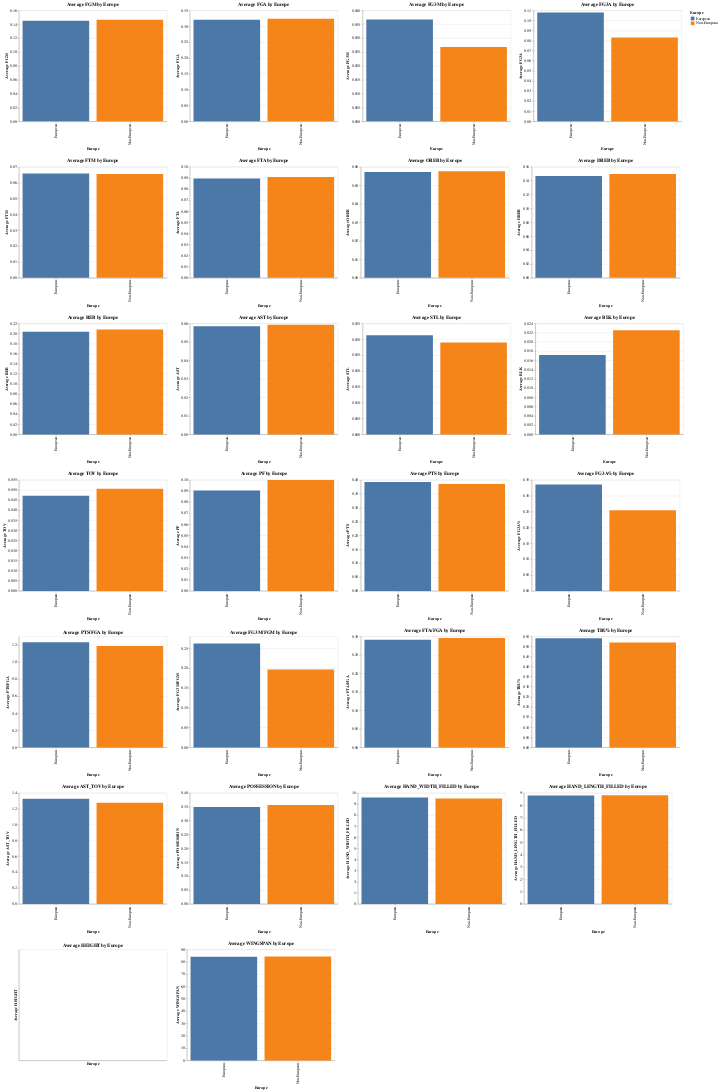

This figure's notebook cell:
### Code cell
import altair as alt
import pandas as pd
import altair_saver


# Annahme: Sie haben zwei DataFrames: data_per_min_europe_regular und data_per_min_usa_regular

# Fügen Sie eine neue Spalte hinzu, um anzuzeigen, ob der Spieler Europäer ist oder nicht
europe_F_regular['Europe'] = 'European'
non_europe_F_regular['Europe'] = 'Non-European'

# Kombinieren Sie die beiden DataFrames
combined_df = pd.concat([europe_F_regular, non_europe_F_regular])

# Liste der Metriken, die geplottet werden sollen
metrics = ['FGM', 'FGA', 'FG3M', 'FG3A', 'FTM', 'FTA', 
           'OREB', 'DREB', 'REB', 'AST', 'STL', 'BLK', 'TOV', 
           'PF', 'PTS', 'FG3A%', 'PTS/FGA', 'FG3M/FGM', 'FTA/FGA', 
           'TRU%', 'AST_TOV', 'POSSESSION', 'HAND_WIDTH_FILLED', 'HAND_LENGTH_FILLED', 'HEIGHT','WINGSPAN']

# 'STANDING_REACH_FT_IN' , 'WINGSPAN_FT_IN','HEIGHT_WO_SHOES_FT_IN']           

# Liste zum Speichern der Diagramme
charts = []

# Einen Bruchteil des kombinierten DataFrame auswählen
sampled_df = combined_df.sample(frac=0.5)  # Passen Sie den Bruchteil bei Bedarf an

# Für jede Metrik ein gruppiertes Balkendiagramm erstellen und die Diagramme in eine Liste speichern
for metric in metrics:
    chart = alt.Chart(sampled_df).mark_bar().encode(
        x=alt.X('Europe:N', title='Europe'),
        y=alt.Y(f'mean({metric}):Q', title=f'Average {metric}'),
        color=alt.Color('Europe:N', legend=alt.Legend(title='Europe'))
    ).properties(
        title=f'Average {metric} by Europe',
        width=400,
        height=300
    )
    charts.append(chart)

# Diagramme in sechs Zeilen stapeln
alt_row = alt.vconcat(*[alt.hconcat(*charts[i:i+4]) for i in range(0, len(charts), 4)])

# Die Diagramme anzeigen
alt_row

### Figure 1 — Vega-Lite specification as saved in the notebook (floating-point values rounded to 4 significant figures; data arrays with more than 128 entries replaced by an {"elided": "..."} marker saying what was removed)
{"config": {"view": {"continuousWidth": 300, "continuousHeight": 300}}, "vconcat": [{"hconcat": [{"mark": {"type": "bar"}, "encoding": {"color": {"field": "Europe", "legend": {"title": "Europe"}, "type": "nominal"}, "x": {"field": "Europe", "title": "Europe", "type": "nominal"}, "y": {"aggregate": "mean", "field": "FGM", "title": "Average FGM", "type": "quantitative"}}, "height": 300, "title": "Average FGM by Europe", "width": 400}, {"mark": {"type": "bar"}, "encoding": {"color": {"field": "Europe", "legend": {"title": "Europe"}, "type": "nominal"}, "x": {"field": "Europe", "title": "Europe", "type": "nominal"}, "y": {"aggregate": "mean", "field": "FGA", "title": "Average FGA", "type": "quantitative"}}, "height": 300, "title": "Average FGA by Europe", "width": 400}, {"mark": {"type": "bar"}, "encoding": {"color": {"field": "Europe", "legend": {"title": "Europe"}, "type": "nominal"}, "x": {"field": "Europe", "title": "Europe", "type": "nominal"}, "y": {"aggregate": "mean", "field": "FG3M", "title": "Average FG3M", "type": "quantitative"}}, "height": 300, "title": "Average FG3M by Europe", "width": 400}, {"mark": {"type": "bar"}, "encoding": {"color": {"field": "Europe", "legend": {"title": "Europe"}, "type": "nominal"}, "x": {"field": "Europe", "title": "Europe", "type": "nominal"}, "y": {"aggregate": "mean", "field": "FG3A", "title": "Average FG3A", "type": "quantitative"}}, "height": 300, "title": "Average FG3A by Europe", "width": 400}]}, {"hconcat": [{"mark": {"type": "bar"}, "encoding": {"color": {"field": "Europe", "legend": {"title": "Europe"}, "type": "nominal"}, "x": {"field": "Europe", "title": "Europe", "type": "nominal"}, "y": {"aggregate": "mean", "field": "FTM", "title": "Average FTM", "type": "quantitative"}}, "height": 300, "title": "Average FTM by Europe", "width": 400}, {"mark": {"type": "bar"}, "encoding": {"color": {"field": "Europe", "legend": {"title": "Europe"}, "type": "nominal"}, "x": {"field": "Europe", "title": "Europe", "type": "nominal"}, "y": {"aggregate": "mean", "field": "FTA", "title": "Average FTA", "type": "quantitative"}}, "height": 300, "title": "Average FTA by Europe", "width": 400}, {"mark": {"type": "bar"}, "encoding": {"color": {"field": "Europe", "legend": {"title": "Europe"}, "type": "nominal"}, "x": {"field": "Europe", "title": "Europe", "type": "nominal"}, "y": {"aggregate": "mean", "field": "OREB", "title": "Average OREB", "type": "quantitative"}}, "height": 300, "title": "Average OREB by Europe", "width": 400}, {"mark": {"type": "bar"}, "encoding": {"color": {"field": "Europe", "legend": {"title": "Europe"}, "type": "nominal"}, "x": {"field": "Europe", "title": "Europe", "type": "nominal"}, "y": {"aggregate": "mean", "field": "DREB", "title": "Average DREB", "type": "quantitative"}}, "height": 300, "title": "Average DREB by Europe", "width": 400}]}, {"hconcat": [{"mark": {"type": "bar"}, "encoding": {"color": {"field": "Europe", "legend": {"title": "Europe"}, "type": "nominal"}, "x": {"field": "Europe", "title": "Europe", "type": "nominal"}, "y": {"aggregate": "mean", "field": "REB", "title": "Average REB", "type": "quantitative"}}, "height": 300, "title": "Average REB by Europe", "width": 400}, {"mark": {"type": "bar"}, "encoding": {"color": {"field": "Europe", "legend": {"title": "Europe"}, "type": "nominal"}, "x": {"field": "Europe", "title": "Europe", "type": "nominal"}, "y": {"aggregate": "mean", "field": "AST", "title": "Average AST", "type": "quantitative"}}, "height": 300, "title": "Average AST by Europe", "width": 400}, {"mark": {"type": "bar"}, "encoding": {"color": {"field": "Europe", "legend": {"title": "Europe"}, "type": "nominal"}, "x": {"field": "Europe", "title": "Europe", "type": "nominal"}, "y": {"aggregate": "mean", "field": "STL", "title": "Average STL", "type": "quantitative"}}, "height": 300, "title": "Average STL by Europe", "width": 400}, {"mark": {"type": "bar"}, "encoding": {"color": {"field": "Europe", "legend": {"title": "Europe"}, "type": "nominal"}, "x": {"field": "Europe", "title": "Europe", "type": "nominal"}, "y": {"aggregate": "mean", "field": "BLK", "title": "Average BLK", "type": "quantitative"}}, "height": 300, "title": "Average BLK by Europe", "width": 400}]}, {"hconcat": [{"mark": {"type": "bar"}, "encoding": {"color": {"field": "Europe", "legend": {"title": "Europe"}, "type": "nominal"}, "x": {"field": "Europe", "title": "Europe", "type": "nominal"}, "y": {"aggregate": "mean", "field": "TOV", "title": "Average TOV", "type": "quantitative"}}, "height": 300, "title": "Average TOV by Europe", "width": 400}, {"mark": {"type": "bar"}, "encoding": {"color": {"field": "Europe", "legend": {"title": "Europe"}, "type": "nominal"}, "x": {"field": "Europe", "title": "Europe", "type": "nominal"}, "y": {"aggregate": "mean", "field": "PF", "title": "Average PF", "type": "quantitative"}}, "height": 300, "title": "Average PF by Europe", "width": 400}, {"mark": {"type": "bar"}, "encoding": {"color": {"field": "Europe", "legend": {"title": "Europe"}, "type": "nominal"}, "x": {"field": "Europe", "title": "Europe", "type": "nominal"}, "y": {"aggregate": "mean", "field": "PTS", "title": "Average PTS", "type": "quantitative"}}, "height": 300, "title": "Average PTS by Europe", "width": 400}, {"mark": {"type": "bar"}, "encoding": {"color": {"field": "Europe", "legend": {"title": "Europe"}, "type": "nominal"}, "x": {"field": "Europe", "title": "Europe", "type": "nominal"}, "y": {"aggregate": "mean", "field": "FG3A%", "title": "Average FG3A%", "type": "quantitative"}}, "height": 300, "title": "Average FG3A% by Europe", "width": 400}]}, {"hconcat": [{"mark": {"type": "bar"}, "encoding": {"color": {"field": "Europe", "legend": {"title": "Europe"}, "type": "nominal"}, "x": {"field": "Europe", "title": "Europe", "type": "nominal"}, "y": {"aggregate": "mean", "field": "PTS/FGA", "title": "Average PTS/FGA", "type": "quantitative"}}, "height": 300, "title": "Average PTS/FGA by Europe", "width": 400}, {"mark": {"type": "bar"}, "encoding": {"color": {"field": "Europe", "legend": {"title": "Europe"}, "type": "nominal"}, "x": {"field": "Europe", "title": "Europe", "type": "nominal"}, "y": {"aggregate": "mean", "field": "FG3M/FGM", "title": "Average FG3M/FGM", "type": "quantitative"}}, "height": 300, "title": "Average FG3M/FGM by Europe", "width": 400}, {"mark": {"type": "bar"}, "encoding": {"color": {"field": "Europe", "legend": {"title": "Europe"}, "type": "nominal"}, "x": {"field": "Europe", "title": "Europe", "type": "nominal"}, "y": {"aggregate": "mean", "field": "FTA/FGA", "title": "Average FTA/FGA", "type": "quantitative"}}, "height": 300, "title": "Average FTA/FGA by Europe", "width": 400}, {"mark": {"type": "bar"}, "encoding": {"color": {"field": "Europe", "legend": {"title": "Europe"}, "type": "nominal"}, "x": {"field": "Europe", "title": "Europe", "type": "nominal"}, "y": {"aggregate": "mean", "field": "TRU%", "title": "Average TRU%", "type": "quantitative"}}, "height": 300, "title": "Average TRU% by Europe", "width": 400}]}, {"hconcat": [{"mark": {"type": "bar"}, "encoding": {"color": {"field": "Europe", "legend": {"title": "Europe"}, "type": "nominal"}, "x": {"field": "Europe", "title": "Europe", "type": "nominal"}, "y": {"aggregate": "mean", "field": "AST_TOV", "title": "Average AST_TOV", "type": "quantitative"}}, "height": 300, "title": "Average AST_TOV by Europe", "width": 400}, {"mark": {"type": "bar"}, "encoding": {"color": {"field": "Europe", "legend": {"title": "Europe"}, "type": "nominal"}, "x": {"field": "Europe", "title": "Europe", "type": "nominal"}, "y": {"aggregate": "mean", "field": "POSSESSION", "title": "Average POSSESSION", "type": "quantitative"}}, "height": 300, "title": "Average POSSESSION by Europe", "width": 400}, {"mark": {"type": "bar"}, "encoding": {"color": {"field": "Europe", "legend": {"title": "Europe"}, "type": "nominal"}, "x": {"field": "Europe", "title": "Europe", "type": "nominal"}, "y": {"aggregate": "mean", "field": "HAND_WIDTH_FILLED", "title": "Average HAND_WIDTH_FILLED", "type": "quantitative"}}, "height": 300, "title": "Average HAND_WIDTH_FILLED by Europe", "width": 400}, {"mark": {"type": "bar"}, "encoding": {"color": {"field": "Europe", "legend": {"title": "Europe"}, "type": "nominal"}, "x": {"field": "Europe", "title": "Europe", "type": "nominal"}, "y": {"aggregate": "mean", "field": "HAND_LENGTH_FILLED", "title": "Average HAND_LENGTH_FILLED", "type": "quantitative"}}, "height": 300, "title": "Average HAND_LENGTH_FILLED by Europe", "width": 400}]}, {"hconcat": [{"mark": {"type": "bar"}, "encoding": {"color": {"field": "Europe", "legend": {"title": "Europe"}, "type": "nominal"}, "x": {"field": "Europe", "title": "Europe", "type": "nominal"}, "y": {"aggregate": "mean", "field": "HEIGHT", "title": "Average HEIGHT", "type": "quantitative"}}, "height": 300, "title": "Average HEIGHT by Europe", "width": 400}, {"mark": {"type": "bar"}, "encoding": {"color": {"field": "Europe", "legend": {"title": "Europe"}, "type": "nominal"}, "x": {"field": "Europe", "title": "Europe", "type": "nominal"}, "y": {"aggregate": "mean", "field": "WINGSPAN", "title": "Average WINGSPAN", "type": "quantitative"}}, "height": 300, "title": "Average WINGSPAN by Europe", "width": 400}]}], "data": {"name": "data-3caad7329f5ebc368cfa2ba1b4cc9aa7"}, "$schema": "https://vega.github.io/schema/vega-lite/v5.17.0.json", "datasets": {"data-3caad7329f5ebc368cfa2ba1b4cc9aa7": {"elided": "1154 records"}}}
